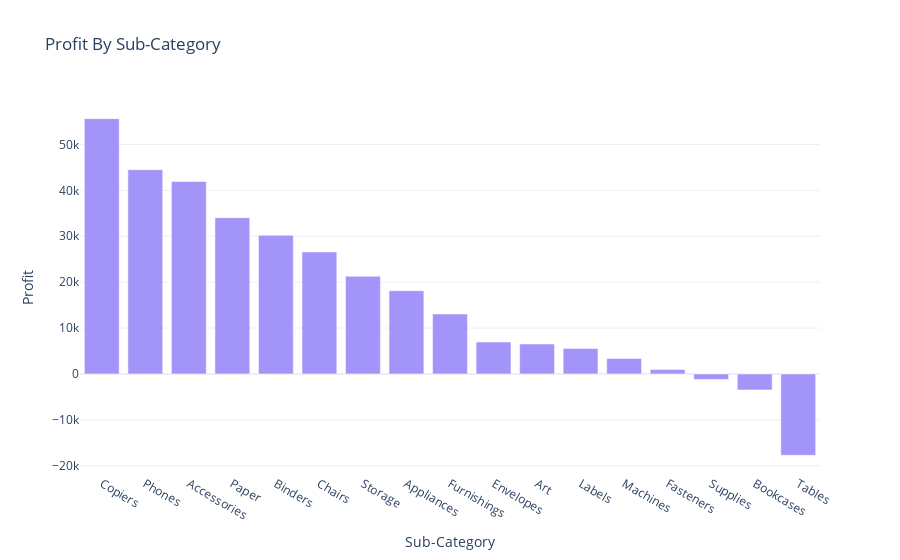

Source (notebook cell):
### Code cell
purple_shades = ['#A294F9']
fig = px.bar(profit_by_sub_category,
            x= 'Sub-Category',
            y='Profit',
            title = 'Profit By Sub-Category',
            color_discrete_sequence = purple_shades
)
fig.update_layout(xaxis={'categoryorder': 'total descending'})
fig.show()

### Figure 1 — Plotly figure (JSON) as saved in the notebook; plotly's stock layout.template omitted (floating-point values rounded to 4 significant figures)
{"data": [{"alignmentgroup": "True", "hovertemplate": "Sub-Category=%{x}<br>Profit=%{y}<extra></extra>", "legendgroup": "", "marker": {"color": "#A294F9", "pattern": {"shape": ""}}, "name": "", "offsetgroup": "", "orientation": "v", "showlegend": false, "textposition": "auto", "type": "bar", "x": ["Accessories", "Appliances", "Art", "Binders", "Bookcases", "Chairs", "Copiers", "Envelopes", "Fasteners", "Furnishings", "Labels", "Machines", "Paper", "Phones", "Storage", "Supplies", "Tables"], "xaxis": "x", "y": [41940.0, 18140.0, 6528.0, 30220.0, -3473.0, 26590.0, 55620.0, 6964.0, 949.5, 13060.0, 5546.0, 3385.0, 34050.0, 44520.0, 21280.0, -1189.0, -17730.0], "yaxis": "y"}], "layout": {"autosize": true, "barmode": "relative", "legend": {"tracegroupgap": 0}, "title": {"text": "Profit By Sub-Category"}, "xaxis": {"anchor": "y", "autorange": true, "categoryorder": "total descending", "domain": [0, 1], "range": [-0.5, 16.5], "title": {"text": "Sub-Category"}, "type": "category"}, "yaxis": {"anchor": "x", "autorange": true, "domain": [0, 1], "range": [-21800.0, 59690.0], "title": {"text": "Profit"}, "type": "linear"}}}
